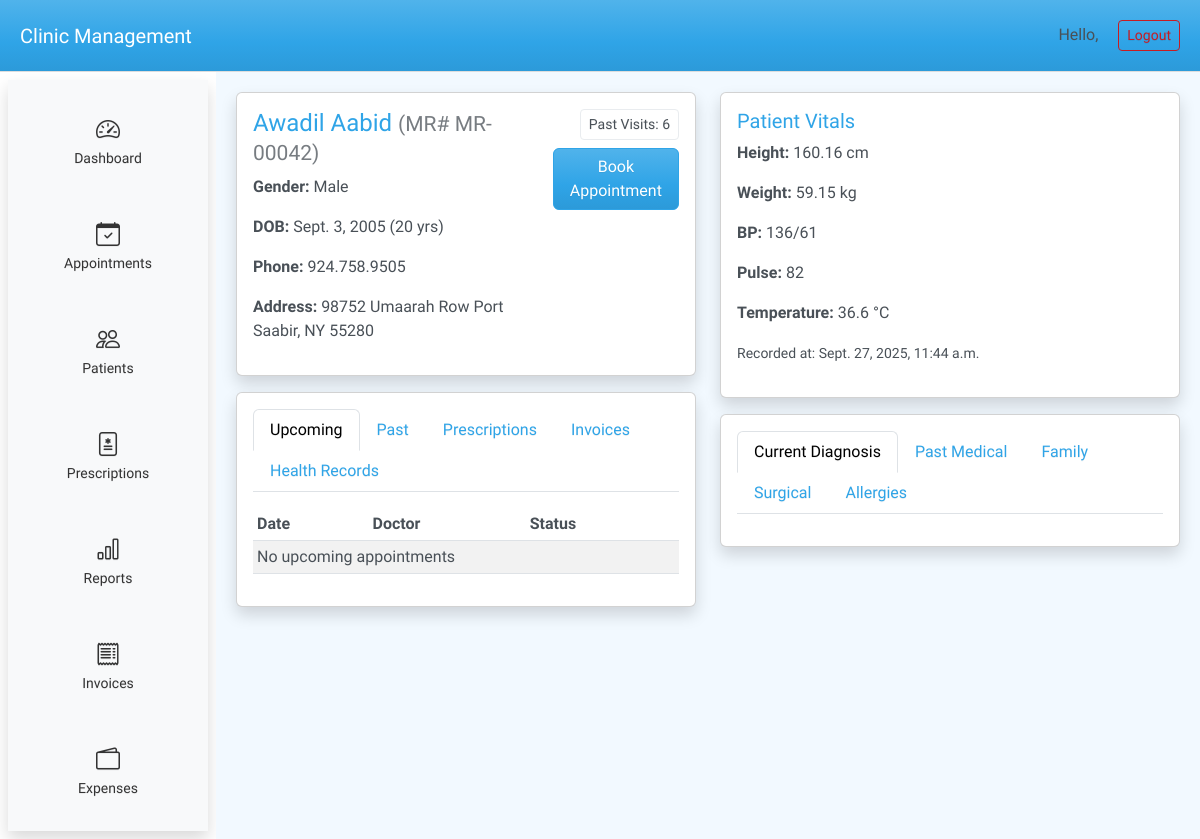
Page /patients/42/ on the committed database.
### patients/models.py (models this page shows, shortened)
class Patient(models.Model):
    mr_number = models.CharField(max_length=20, unique=True, editable=False, null=True, blank=True)
    first_name = models.CharField(max_length=100)
    last_name = models.CharField(max_length=100)
    dob = models.DateField(verbose_name="Date of Birth")
    gender = models.CharField(max_length=1, choices=GENDER_CHOICES)
    phone = models.CharField(max_length=20, blank=True, null=True)
    email = models.EmailField(blank=True, null=True)
    address = models.TextField(blank=True, null=True)
    created_at = models.DateTimeField(auto_now_add=True)
    updated_at = models.DateTimeField(auto_now=True)
    class Meta:
        ordering = ["last_name", "first_name"]
    @property
    def age(self):
        if not self.dob:
            return None
        today = date.today()
        return today.year - self.dob.year - ((today.month, today.day) < (self.dob.month, self.dob.day))

class PatientVital(models.Model):
    patient = models.ForeignKey(Patient, on_delete=models.CASCADE, related_name="vitals")
    recorded_at = models.DateTimeField(auto_now_add=True)
    height_cm = models.DecimalField(max_digits=6, decimal_places=2, null=True, blank=True)
    weight_kg = models.DecimalField(max_digits=6, decimal_places=2, null=True, blank=True)
    bp = models.CharField(max_length=20, null=True, blank=True)  # "120/80"
    pulse = models.PositiveIntegerField(null=True, blank=True)
    temperature_c = models.DecimalField(max_digits=4, decimal_places=1, null=True, blank=True)
    notes = models.TextField(blank=True, null=True)
    class Meta:
        ordering = ["-recorded_at"]

### patients/views.py (the view)
# urls.py: path("<int:pk>/", views.patient_detail, name="patient_detail"),
def patient_detail(request, pk):
    patient = get_object_or_404(Patient, pk=pk)
    today = timezone.now().date()
    upcoming_appointments = (
        Appointment.objects.filter(patient=patient, date__gte=today)
        .order_by("date", "time")
    )
    past_appointments = (
        Appointment.objects.filter(patient=patient, date__lt=today)
        .order_by("-date", "-time")
    )
    prescriptions = Prescription.objects.filter(record__patient=patient)
    invoices = Bill.objects.filter(patient=patient)
    health_records = MedicalRecord.objects.filter(patient=patient).order_by("-visit_date")
    context = {
        "patients": Patient.objects.all(),
        "doctors": Doctor.objects.all(),
        "patient": patient,
        "upcoming_appointments": upcoming_appointments,
        "past_appointments": past_appointments,
        "prescriptions": prescriptions,
        "invoices": invoices,
        "health_records": health_records,
        "selected_patient": patient,   # 👈 preselect this one
        "diagnosis_history": patient.history_items.filter(category="CURRENT_DIAGNOSIS"),
        "past_medical_history": patient.history_items.filter(category="PAST_MEDICAL"),
        "family_history": patient.history_items.filter(category="FAMILY"),
        "surgical_history": patient.history_items.filter(category="SURGICAL"),
        "allergy_history": patient.history_items.filter(category="ALLERGIES"),
    }
    return render(request, "patients/patient_detail.html", context)

### doctors/models.py (called while the page is built)
    def __str__(self):
        return f"Dr. {self.first_name} {self.last_name} ({self.specialty})"

### templates/patients/patient_detail.html (shortened to what this page needs)
{% extends "base.html" %}
{% block content %}
<div class="row">
    <div class="col-md-6">
    <div class="card mb-3 shadow">
        <div class="card-body">
            <div class="d-flex justify-content-between align-items-start">
                <div>
                    <h4>
                        {{ patient.first_name }} {{ patient.last_name }}
                        <small class="text-muted">(MR# {{ patient.mr_number }})</small>
                    </h4>
                    <p><strong>Gender:</strong> {{ patient.get_gender_display }}</p>
                    <p><strong>DOB:</strong> {{ patient.dob }} ({{ patient.age }} yrs)</p>
                    <p><strong>Phone:</strong> {{ patient.phone }}</p>
                    <p><strong>Address:</strong> {{ patient.address }}</p>
                </div>
                <div class="text-end">
                    <a href="#" class="btn btn-outline-secondary btn-sm mb-2">
                        Past Visits: {{ past_appointments.count }}
                    </a><br>
                    <button class="btn btn-primary" data-bs-toggle="modal" data-bs-target="#newAppointmentModal" data-patient-id="{{ patient.id }}" >
                        Book Appointment
                    </button>
                </div>
            </div>
        </div>
    </div>
    <div class="card shadow">
        <div class="card-body">
            <ul class="nav nav-tabs" id="patientTabs" role="tablist">
                <li class="nav-item"><a class="nav-link active" data-bs-toggle="tab" href="#upcoming">Upcoming</a></li>
                <li class="nav-item"><a class="nav-link" data-bs-toggle="tab" href="#past">Past</a></li>
                <li class="nav-item"><a class="nav-link" data-bs-toggle="tab" href="#prescriptions">Prescriptions</a></li>
                <li class="nav-item"><a class="nav-link" data-bs-toggle="tab" href="#invoices">Invoices</a></li>
                <li class="nav-item"><a class="nav-link" data-bs-toggle="tab" href="#health">Health Records</a></li>
            </ul>
            <div class="tab-content mt-3">
                <div class="tab-pane fade show active" id="upcoming">
                    <table class="table table-sm table-striped">
                        <thead><tr><th>Date</th><th>Doctor</th><th>Status</th></tr></thead>
                        <tbody>
                            {% for appt in upcoming_appointments %}
                                <tr>
                                    <td>{{ appt.date }} {{ appt.time }}</td>
                                    <td>{{ appt.doctor }}</td>
                                    <td>{{ appt.get_status_display }}</td>
                                </tr>
                            {% empty %}
                                <tr><td colspan="3">No upcoming appointments</td></tr>
                            {% endfor %}
                        </tbody>
                    </table>
                </div>
            </div>
        </div>
    </div>
    </div>
    <div class="col-md-6">
        <div class="card mb-3 shadow">
            <div class="card-body">
                <h5>Patient Vitals</h5>
                {% if patient.vitals.all %}
                    {% with latest=patient.vitals.first %}
                        <p><strong>Height:</strong> {{ latest.height_cm }} cm</p>
                        <p><strong>Weight:</strong> {{ latest.weight_kg }} kg</p>
                        <p><strong>BP:</strong> {{ latest.bp }}</p>
                        <p><strong>Pulse:</strong> {{ latest.pulse }}</p>
                        <p><strong>Temperature:</strong> {{ latest.temperature_c }} °C</p>
                        <p><small>Recorded at: {{ latest.recorded_at }}</small></p>
                    {% endwith %}
                {% else %}
                    <p>No vitals recorded</p>
                {% endif %}
            </div>
        </div>
        <div class="card shadow">
            <div class="card-body">
                <ul class="nav nav-tabs" id="historyTabs" role="tablist">
                    <li class="nav-item"><a class="nav-link active" data-bs-toggle="tab" href="#diagnose">Current Diagnosis</a></li>
                    <li class="nav-item"><a class="nav-link" data-bs-toggle="tab" href="#pastHistory">Past Medical</a></li>
                    <li class="nav-item"><a class="nav-link" data-bs-toggle="tab" href="#family">Family</a></li>
                    <li class="nav-item"><a class="nav-link" data-bs-toggle="tab" href="#surgical">Surgical</a></li>
                    <li class="nav-item"><a class="nav-link" data-bs-toggle="tab" href="#allergies">Allergies</a></li>
                </ul>
            </div>
        </div>
    </div>
</div>
{% endblock %}

### rows in the picture
Patient: first_name "Awadil", last_name "Aabid", mr_number "MR-00042", gender "Male", dob "Sept. 3, 2005", age "20", phone "924.758.9505", address "98752 Umaarah Row Port Saabir, NY 55280"
PatientVital: height_cm "160.16", weight_kg "59.15", bp "136/61", pulse "82", temperature_c "36.6", recorded_at "Sept. 27, 2025, 11:44 a.m."

### other values in the picture
{{ past_appointments.count }} "6"
